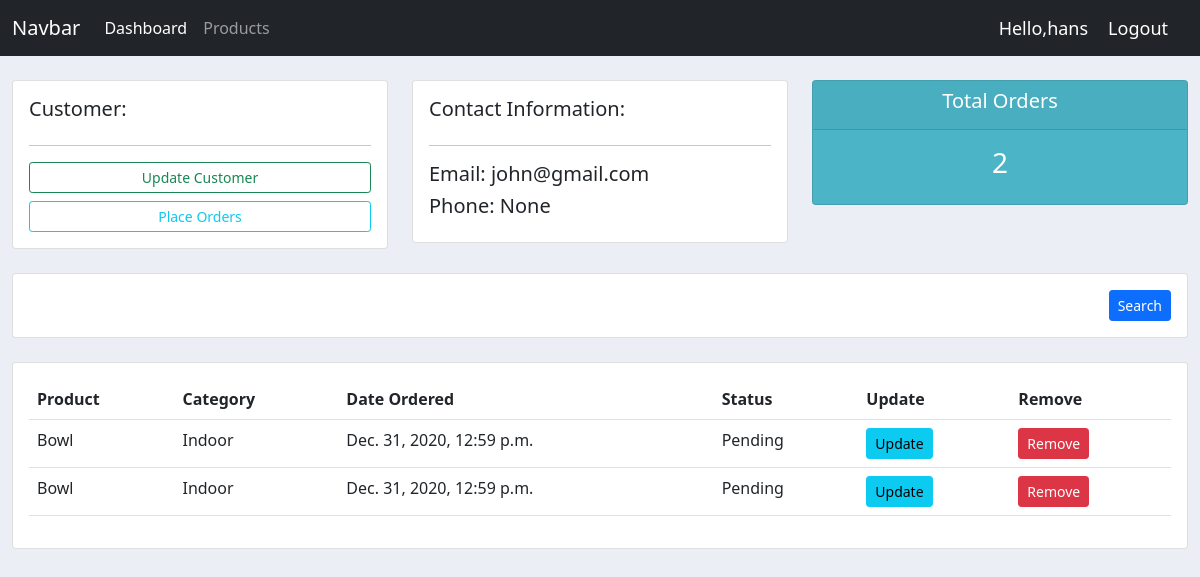
Screenshot of /customer/3 (signed in) with the database file from the repository.
### accounts/models.py (models this page shows, shortened)
class Customer(models.Model):
    user = models.OneToOneField(User, blank=True, null=True, on_delete=models.CASCADE)
    name = models.CharField(max_length=200, null=True)
    email = models.CharField(max_length=200, null=True)
    phone = models.CharField(max_length=200, blank=True, null=True)
    profile_pic = models.ImageField(default="default_profile_pic.jpg", blank=True, null=True)
    date_created = models.DateTimeField(auto_now_add=True)

class Order(models.Model):
    STATUS = (
        ('Pending', 'Pending'),
        ('Delivered', 'Delivered'),
        ('Out for Delivery', 'Out for Delivery'),
    )
    customer = models.ForeignKey(Customer, null=True, on_delete=models.SET_NULL)
    product = models.ForeignKey(Product, null=True, on_delete=models.SET_NULL)
    status = models.CharField(max_length=200, null=True, choices=STATUS)
    date_created = models.DateTimeField(auto_now_add=True)

class Product(models.Model):
    CATEGORY = (
        ('Outdoor', 'Outdoor'),
        ('Indoor', 'Indoor'),
    )
    name = models.CharField(max_length=200, null=True)
    category = models.CharField(max_length=200, null=True, choices=CATEGORY)
    price = models.FloatField(null=True, blank=True)
    description = models.CharField(max_length=200, blank=True, null=True)
    date_created = models.DateTimeField(auto_now_add=True)
    tag = models.ManyToManyField(Tag)
    def __str__(self):
        return self.name

### accounts/decorators.py (the view)
        def wrapper_func(request, *args, **kwargs):
            if request.user.groups.exists():
                group = request.user.groups.all()[0].name
                if group not in allowed_roles:
                    return HttpResponse("You are not authorized to view this page.")
                else:
                    return view_func(request, *args, **kwargs)

### accounts/views.py (called while the page is built)
@allowed_users(allowed_roles=['admin'])
@login_required(login_url='login')
def customer(request, pk):
    customer = Customer.objects.get(pk=pk)
    orders = customer.order_set.all().order_by('-date_created')
    total_orders = orders.count()
    context = {
        'customer': customer,
        'orders': orders,
        'total_orders': total_orders,
    }
    return render(request, 'accounts/customer.html', context)

### accounts/templates/accounts/customer.html
{% extends 'base.html' %}
{% block content %}
    <div class="row mt-4 d-flex">
        <div class="col-md">
            <div class="card card-body">
                <h5>Customer:</h5>
                <hr>
                <div class="d-grid gap-2">
                    <button class="btn btn-outline-success btn-sm" type="button">Update Customer</button>
                    <a class="btn btn-outline-info btn-sm" href="{% url 'create_orders' customer.pk %}">Place Orders</a>
                </div>
            </div>
        </div>
        <div class="col-md">
            <div class="card card-body">
                <h5>Contact Information:</h5>
                <hr>
                <h5>Email: {{ customer.email }}</h5>
                <h5>Phone: {{ customer.phone }}</h5>
            </div>
        </div>
        <div class="col-md">
            <div class="card status" id="total-orders">
                <div class="card-header">
                    <h5>Total Orders</h5>
                </div>
                <div class="card-body">
                    <h3>{{ total_orders }}</h3>
                </div>
            </div>
        </div>
    </div>
    <div class="row mt-4">
        <div class="container-fluid">
            <div class="card card-body">
                <div class="col-md">
                    <input type="submit" class="btn btn-primary btn-sm float-end" name="search" value="Search">
                </div>
            </div>
        </div>
    </div>
    <div class="row mt-4">
        <div class="container-fluid">
            <div class="card card-body">
                <table class="table">
                    <tr>
                        <th scope="col">Product</th>
                        <th scope="col">Category</th>
                        <th scope="col">Date Ordered</th>
                        <th scope="col">Status</th>
                        <th scope="col">Update</th>
                        <th scope="col">Remove</th>
                    </tr>
                    {% for order in orders %}
                        <tr>
                            <td>{{ order.product }}</td>
                            <td>{{ order.product.category }}</td>
                            <td>{{ order.date_created }}</td>
                            <td>{{ order.status }}</td>
                            <td><a class="btn btn-info btn-sm" href="{% url 'update_order' order.pk %}">Update</a></td>
                            <td><a class="btn btn-danger btn-sm" href="{% url 'delete_order' order.pk %}">Remove</a></td>
                        </tr>
                    {% endfor %}
                </table>
            </div>
        </div>
    </div>
{% endblock %}

### accounts/templates/navbar.html (shortened to what this page needs)
<nav class="navbar navbar-expand-lg navbar-dark bg-dark">
    <div class="container-fluid">
        <a class="navbar-brand" href="#">Navbar</a>
        <div class="collapse navbar-collapse" id="navbarNav">
            <ul class="navbar-nav">
                {% if request.user.is_staff %}
                    <li class="nav-item">
                        <a class="nav-link active" aria-current="page" href="{% url 'dashboard' %}">Dashboard</a>
                    </li>
                    <li class="nav-item">
                        <a class="nav-link" href="{% url 'products' %}">Products</a>
                    </li>
                {% endif %}
            </ul>
        </div>
        <span class="logout">Hello,{{ request.user }}</span>
        <span><a href="{% url 'logout' %}" class="logout" id="logout_text">Logout</a> </span>
    </div>
</nav>

### static/css/main.css (style rules this page uses)
body { background-color: #ebeff5; }
#total-orders { background-color: #4cb4c7; }
.status { color: white; text-align: center; }

### accounts/templates/navbar.html (style rules this page uses)
.logout { color: white; font-size: 18px; margin-right: 20px; }
#logout_text { text-decoration: None; }

### rows the page displays
Customer: email "john@gmail.com", phone "None"
Order: product "Bowl", product.category "Indoor", date_created "Dec. 31, 2020, 12:59 p.m.", status "Pending"
Order: product "Bowl", product.category "Indoor", date_created "Dec. 31, 2020, 12:59 p.m.", status "Pending"

### other values shown
{{ request.user }} "hans"
{{ total_orders }} "2"
